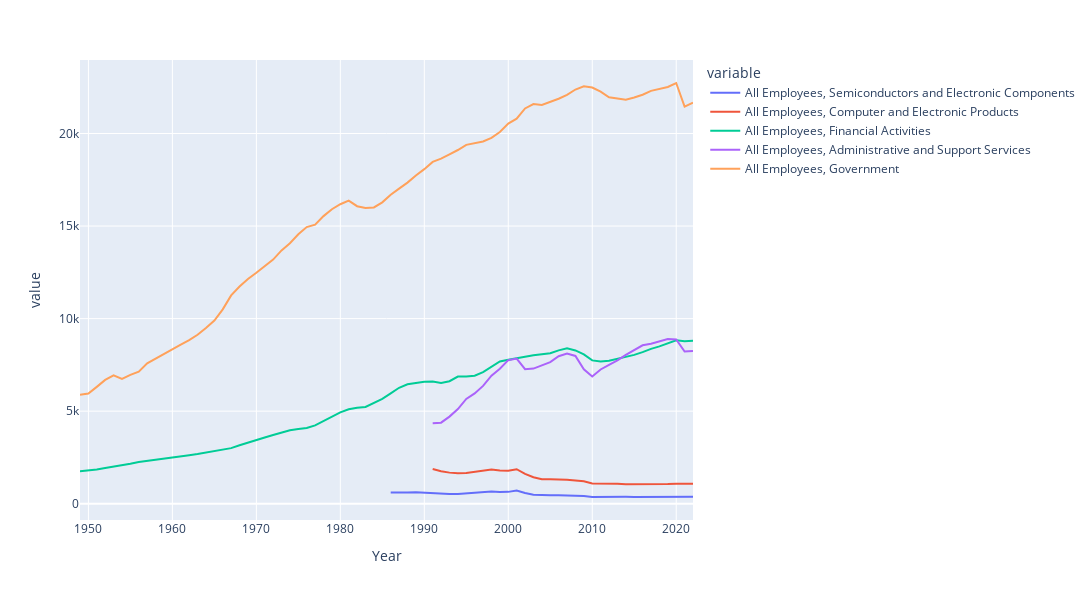

The cell this chart's notebook holds for it:
### Code cell
occs = ['All Employees, Financial Activities',
        'All Employees, Government',
        'All Employees, Administrative and Support Services',
        'All Employees, Computer and Electronic Products',
        'All Employees, Semiconductors and Electronic Components']

plotter(yearly, occs)
